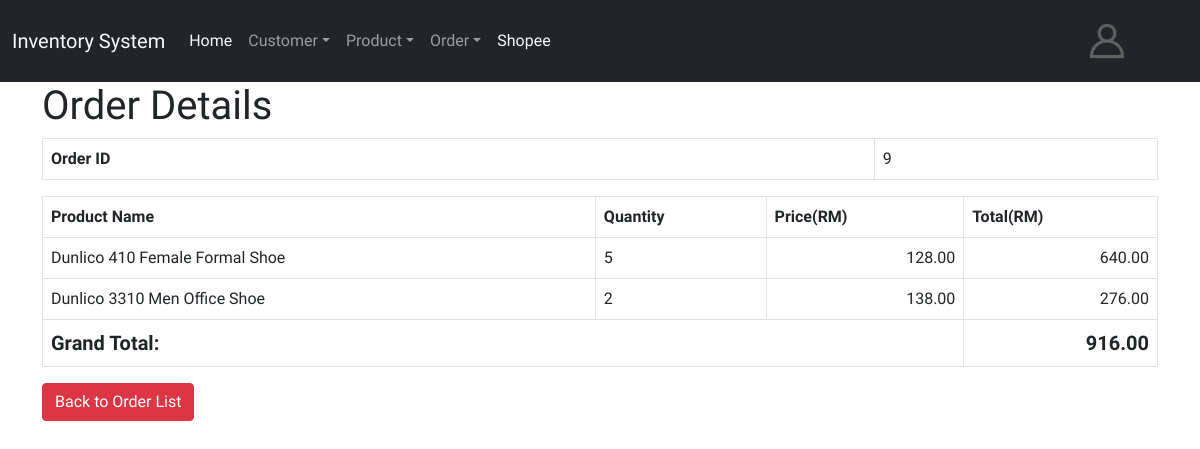
/FYP/order_read_one.php?id=9 (signed in), run on the app's committed database.
### tables this page shows
CREATE TABLE `order_details` (
  `orderdetail_id` int(20) NOT NULL,
  `order_id` int(20) NOT NULL,
  `product_id` int(20) NOT NULL,
  `quantity` int(10) NOT NULL
);

CREATE TABLE `products` (
  `product_id` int(20) NOT NULL,
  `name` varchar(128) NOT NULL,
  `description` text NOT NULL,
  `category_id` int(11) DEFAULT NULL,
  `price` double NOT NULL,
  `created` datetime NOT NULL,
  `modified` timestamp NOT NULL DEFAULT current_timestamp() ON UPDATE current_timestamp(),
  `promotion_price` double DEFAULT NULL,
  `manufacture_date` date DEFAULT NULL,
  `expired_date` date DEFAULT NULL,
  `product_img` varchar(255) DEFAULT NULL
);

### FYP/order_read_one.php (the view, shortened to what this page needs)
<?php
include 'config/navbar.php';
?>
<head>
    <link href="https://cdn.jsdelivr.net/npm/bootstrap@5.0.1/dist/css/bootstrap.min.css" rel="stylesheet">
</head>
<body>
    <div class="container">
        <div class="page-header">
            <h1>Order Details</h1>
        </div>
        <?php
        $id = isset($_GET['id']) ? $_GET['id'] : die('ERROR: Record ID not found.');
        include 'config/database.php';
        try {
            $query = "SELECT order_details.orderdetail_id, order_details.order_id, order_details.product_id, order_details.quantity, products.name, products.price
            FROM order_details
            INNER JOIN products
            ON order_details.product_id = products.product_id
            WHERE order_id = :order_id ";
            $stmt = $con->prepare($query);
            $stmt->bindParam(":order_id", $id);
            $stmt->execute();
            $num = $stmt->rowCount();
            if ($num > 0) {
                echo "<table class='table table-hover table-responsive table-bordered'>";
                echo "<tr>";
                echo "<th>Order ID</th> <td> $id</td>";
                echo "</tr>";
                echo "</table>";
                echo "<table class='table table-hover table-responsive table-bordered'>";
                echo "<th>Product Name </th>";
                echo "<th>Quantity</th>";
                echo "<th>Price(RM)</th>";
                echo "<th>Total(RM)</th>";
                $grand_total = 0;
                while ($row = $stmt->fetch(PDO::FETCH_ASSOC)) {
                    extract($row);
                    echo "<tr>";
                    echo "<td>{$name}</td>";
                    echo "<td>{$quantity}</td>";
                    echo "<td class='col text-end'>" . number_format($price, 2) . "</td>";
                    $total = $price * $quantity;
                    echo "<td class='col text-end'>" . number_format($total, 2) . "</td>";
                    echo "</tr>";
                    $grand_total = $grand_total + $total;
                }
                echo "<tr class='fw-bold fs-5'>";
                echo "<td colspan='3'>Grand Total:</td>";
                echo "<td class='col text-end'>" . number_format($grand_total, 2) . "</td>";
                echo "</tr>";
                echo "</table>";
                echo "<a href='order_read.php' class='btn btn-danger'>Back to Order List</a>";
            }
        }
        catch (PDOException $exception) {
            die('ERROR: ' . $exception->getMessage());
        }
        ?>
    </div>
</body>
</html>

### FYP/config/navbar.php (style rules this page uses)
body { font-family: 'Mochiy Pop One', sans-serif; }

### FYP/order_read_one.php (style rules this page uses)
body { font-family: 'Mochiy Pop One', sans-serif; }

### data on the page
order_details: product.name "Dunlico 410 Female Formal Shoe", quantity "5", product.price "128.00", total "640.00"
order_details: product.name "Dunlico 3310 Men Office Shoe", quantity "2", product.price "138.00", total "276.00"

### other printed values
$id "9"
$grand_total "916.00"
